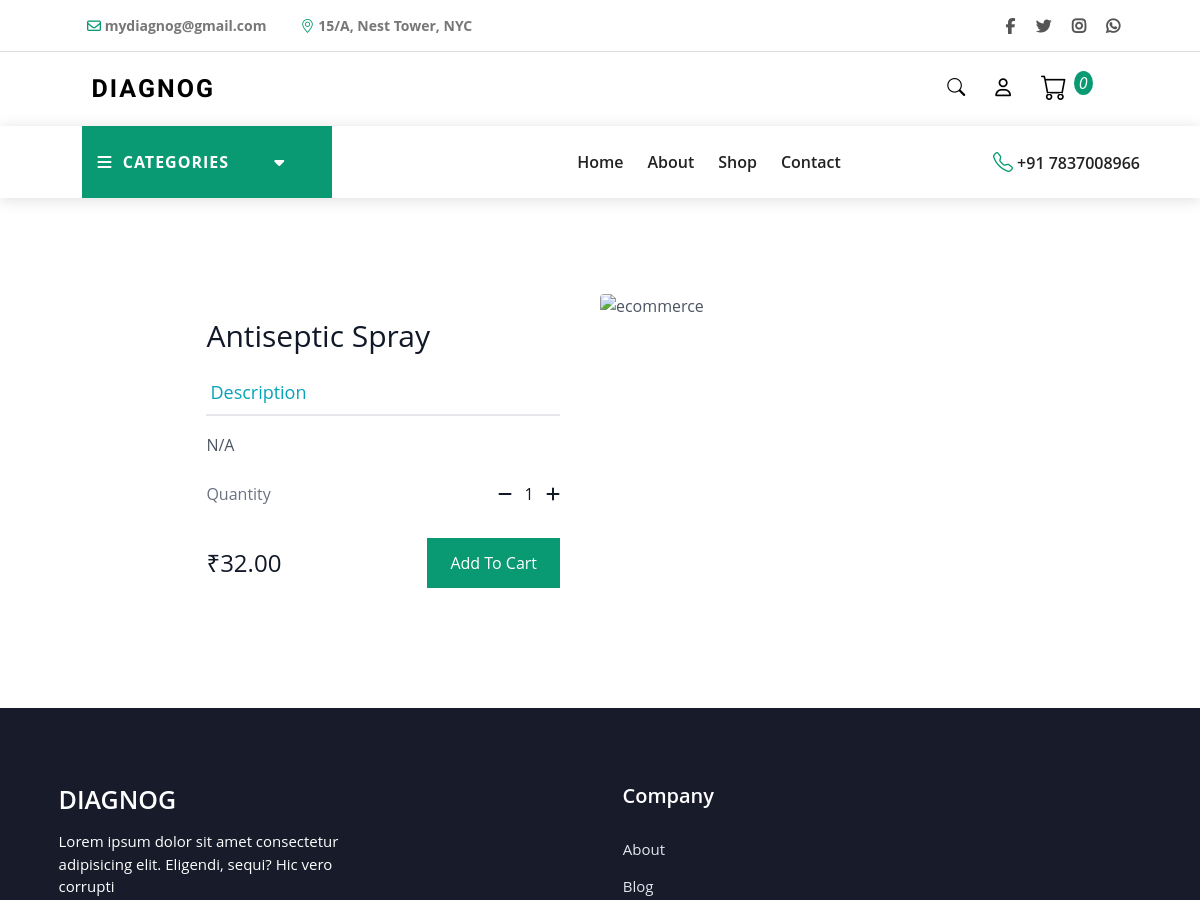
/product-description/1 (upper part), run on an earlier commit of the app's database.
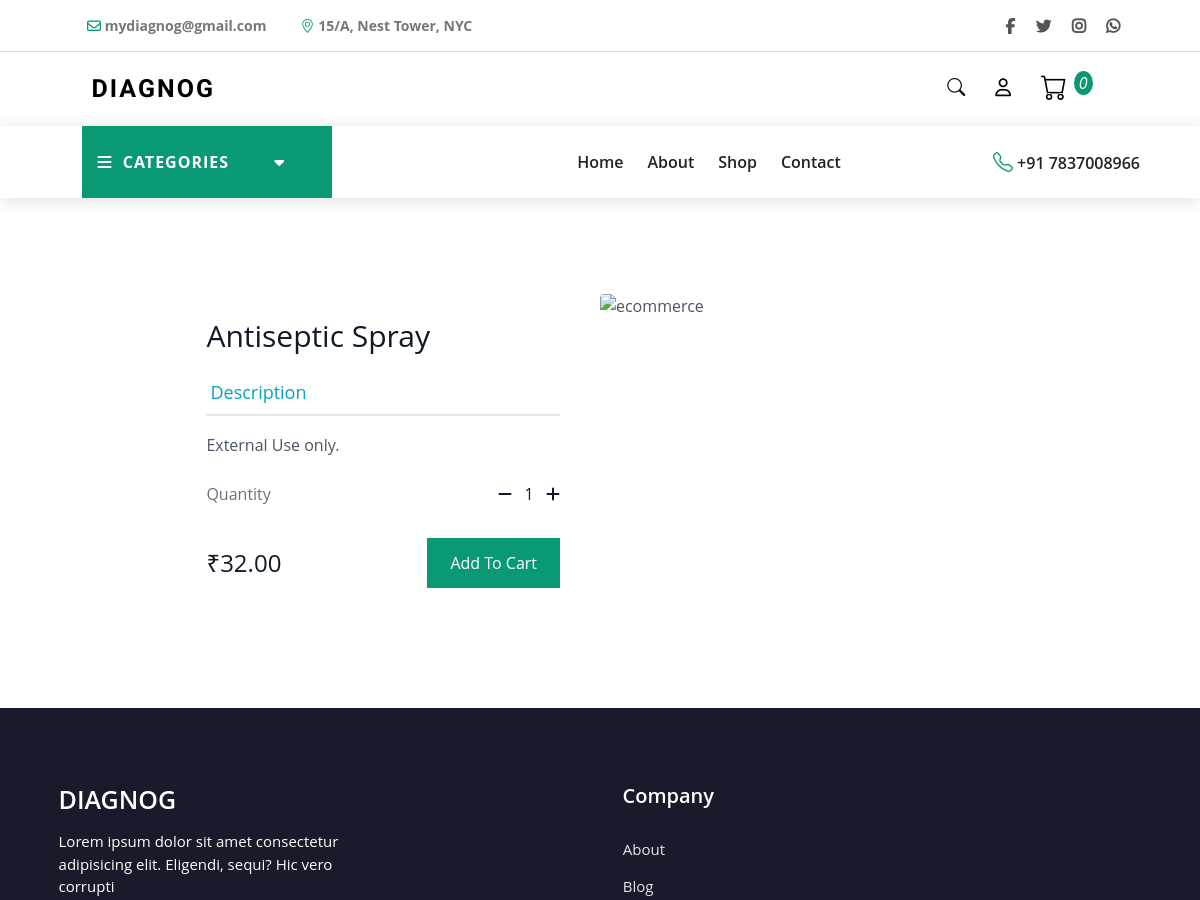
And on a later commit of the database.
### product/models.py (models this page shows, shortened)
class Products(models.Model):
    name = models.CharField(max_length=255, null=True)
    base_price = models.CharField(max_length=100, null=True)
    price = models.CharField(max_length=100, null=True)
    description = models.TextField(null=True, blank=True)
    created_at = models.DateField(auto_now_add=True)

### product/views.py (the view)
def productDescription(request, id=None):
    data = Products.objects.filter(id=id).first()
    image = ProductImages.objects.filter(name=data.id).first()
    image_url = 'https://diagnog-media.s3.us-east-1.amazonaws.com/' + \
        str(image.image)
    data.image = image_url
    added_by = Profile.objects.filter(id=request.user.id).first()
    if added_by:
        cart = Cart.objects.filter(added_by=added_by,status='Pending')
        cart_count = cart.count()
    else:
        cart_count = 0
    return render(request, 'index/description.html', {"data": data,"cart_count":cart_count})

### templates/index/description.html (shortened to what this page needs)
{% extends 'index/base.html' %} {% load static %} {% block body %}
<html lang="en">
  <body>
    <section class="description">
      <section class="text-gray-600 body-font overflow-hidden">
        <div class="container px-5 py-24 mx-auto">
          <div class="lg:w-4/5 mx-auto flex flex-wrap-reverse">
            <div
              class="lg:w-1/2 w-full lg:pr-10 lg:py-6 mb-6 lg:mb-0 lg:mt-0 mt-12"
            >
              <h1 class="text-gray-900 text-3xl title-font font-medium mb-4">
                {{data.name}}
              </h1>
              <div class="flex mb-4">
                <a class="flex-grow border-b-2 py-2 text-lg px-1"
                  >Description</a
                >
              </div>
              <p class="leading-relaxed mb-4">{{data.description}}</p>
              <div class="flex mb-6 py-2">
                <span class="text-gray-500">Quantity</span>
                <span class="ml-auto text-gray-900"
                  ><button
                    class="button is-primary is-outlined"
                    name="minus_button"
                    id="minus_button"
                    onclick="minus_product()"
                  >
                    <i class="fas fa-minus"></i></button
                  >&nbsp;&nbsp;
                  <span name="quantity" id="quantity">1 </span
                  >&nbsp;&nbsp;<button
                    class="button is-primary is-outlined"
                    name="add_button"
                    name="add_button"
                    onclick="add_product()"
                  >
                    <i class="fas fa-plus"></i></button
                ></span>
              </div>
              <div class="flex items-center">
                <span class="title-font font-medium text-2xl text-gray-900"
                  >₹<span name="total_price" id="total_price"
                    >{{data.price}}</span
                  >
                </span>
                <button
                  class="flex ml-auto items-center a"
                  onclick="add_to_cart()"
                >
                <a style="color: inherit;">Add To Cart</a>
                </button>
              </div>
            </div>
            <img
              alt="ecommerce"
              class="lg:w-1/2 w-full lg:h-auto h-auto object-cover object-center rounded"
              name="product_img"
              id="product_img"
              src="{{data.image}}"
            />
          </div>
        </div>
      </section>
    </section>
  </body>
</html>
{% endblock %}

### templates/index/base.html (shortened to what this page needs)
<!DOCTYPE html>
{% load static %}
<html lang="en">
  <head>
    <link rel="stylesheet" href="{% static 'css/index.css' %}" />
    <link rel="stylesheet" href="{% static 'css/description.css' %}" />
    <link rel="stylesheet" href="{% static 'css/signin.css' %}" />
    <link rel="stylesheet" href="{% static 'css/jquery.rateyo.min.css' %}" />
    <link
      rel="stylesheet"
      href="https://cdn.jsdelivr.net/npm/bootstrap-icons@1.8.1/font/bootstrap-icons.css"
    />
    <script src="https://cdn.tailwindcss.com"></script>
    <link
      rel="stylesheet"
      href="https://unpkg.com/flickity@2/dist/flickity.min.css"
    />
  </head>
  <body>
    <div class="info-lang">
      <div class="info">
        <a href="mailto:mydiagnog@gmail.com">
          <i class="fa-regular fa-envelope"></i>
          <span>mydiagnog@gmail.com</span>
        </a>
        <a href="#">
          <i class="bi bi-geo-alt"></i>
          <span>15/A, Nest Tower, NYC</span>
        </a>
      </div>
      <div class="lang">
        <ul class="socio">
          <li>
            <a href="#"><i class="fa-brands fa-facebook-f"></i></a>
          </li>
          <li>
            <a href="#"><i class="fa-brands fa-twitter"></i></a>
          </li>
          <li>
            <a href="#"
              ><i style="font-weight: 900" class="fa-brands fa-instagram"></i
            ></a>
          </li>
          <li>
            <a href="#"
              ><i style="font-weight: 900" class="fa-brands fa-whatsapp"></i
            ></a>
          </li>
        </ul>
      </div>
    </div>
    <div class="navbar">
      <a class="logo" href="/">
        DIAGNOG
      </a>
      <ul class="ico">
        <li>
          <a href="#" class="srch">
          </a>
        </li>
        <li>
          <a class="user" href="#"><i class="fa-regular fa-user"></i></a>
        </li>
        <li>
          <a href="#" class="btnCart1" onclick="showCart()"
            ><i class="bi bi-cart" style="font-size:26px;">&nbsp;<sup id='cart_count' style="padding:1px 5px;border-radius:50%;font-size:16px;background-color: #0a9a73;color:#fff;"></sup></i
              ></a>
        </li>
      </ul>
    </div>
    <nav class="navbar1">
      <div class="mrenu">
        <div id="item" onclick="cat()">
          <i style="margin-right: 5px" class="fa-solid fa-bars"></i> CATEGORIES
          <i style="margin-left: 40px" class="fa-solid fa-caret-down"></i>
        </div>
      </div>
      <div class="cover">
        <ul class="navlnks example">
          <li class="link">
            <a href="#">Home</a>
          </li>
          <li class="link">
            <a href="#">About</a>
          </li>
          <li class="link">
            <a href="#">Shop</a>
          </li>
          <li class="link">
            <a href="#">Contact</a>
          </li>
        </ul>
      </div>
      <div class="contact">
        <a href="tel:+0000000000"
          ><i class="bi bi-telephone"></i> <span>+91 7837008966</span></a
        >
      </div>
    </nav>
    {% block body %} {% endblock %}
    <footer>
      <div class="fotcont">
        <div class="intro text-white">
          <a href="#" class="mb-3 ft">DIAGNOG</a>
          <p class="mb-8">
            Lorem ipsum dolor sit amet consectetur adipisicing elit. Eligendi,
            sequi? Hic vero corrupti
          </p>
        </div>
        <div class="column text-slate-200">
          <h1 class="mb-6">Company</h1>
          <ul>
            <li><a href="#">About</a></li>
            <li><a href="#">Blog</a></li>
          </ul>
        </div>
      </div>
    </footer>
  </body>
</html>

### static/css/index.css (style rules this page uses)
* { padding: 0; margin: 0; box-sizing: border-box; list-style: none; text-decoration: none; font-family: "Open Sans", sans-serif; }
body { width: 100%; height: auto; }
.info-lang { display: flex; width: 100%; justify-content: space-between; align-items: center; border-bottom: 1px solid #ddd; line-height: 50px; }
.info { position: relative; left: 6%; }
.info a { display: inline-block; white-space: nowrap; margin: 0 15px; font-size: 14px; font-weight: 700; }
.info a i { color: #0a9a73; }
.info a span { color: #777; transition: 0.2s ease-in-out all; }
.lang { display: flex; position: relative; right: 6%; }
.socio { margin-left: 20px; }
.socio li { display: inline-block; }
.socio li a { padding: 5px; margin: 0 3px; font-size: 16px; color: #555; transition: 0.2s ease-in-out all; }
.navbar { width: 100%; padding: 0 5%; line-height: 70px; background-color: #fff; margin: auto; display: flex; align-items: center; justify-content: space-between; }
.navbar1 { z-index: 3; width: 100%; padding: 0 5%; line-height: 40px; position: relative; top: 0%; background-color: #fff; box-shadow: 0 2px 15px rgb(223, 223, 223); margin: auto; display: flex; align-items: center; justify-content: space-between; }
.contact i { color: #0a9a73; position: relative; top: 1px; font-size: 20px; }
.contact a { color: #222; font-weight: 600; }
.logo { font-family: "Plus Jakarta Sans", sans-serif; font-size: 25px; letter-spacing: 2px; font-weight: 600; position: relative; left: 2%; display: flex; justify-content: center; padding: 0px 10px; }
.navlnks { position: relative; left: 20%; }
.navlnks, .ico { display: flex; }
.navlnks li a { display: block; white-space: nowrap; margin: 0 5px; padding: 0 7px; font-weight: 600; color: #222; transition: 0.2s ease-in-out all; }
.ico { position: relative; right: 3%; }
.ico li a { padding: 10px; margin: 0 5px; font-size: 18px; color: #000; }
#item { background-color: #0a9a73; color: white; letter-spacing: 1px; font-weight: 700; padding: 16px; font-size: 16px; border: none; cursor: pointer; }
.mrenu { position: relative; left: 2%; width: 250px; max-width: 300px; display: inline-block; }
.example { -ms-overflow-style: none; scrollbar-width: none; }
footer { width: 100%; display: flex; justify-content: center; padding: 50px 3%; background-color: #171b2a; }
.fotcont { justify-content: space-between; width: 100%; display: flex; flex-wrap: wrap; margin: auto; }
footer .intro { width: 330px; padding: 2%; margin-bottom: 30px; }
footer .intro p, footer .intro a { display: block; font-size: 15px; transition: 0.3s ease-in-out all; }
footer .column { min-width: 180px; padding: 2%; margin-bottom: 30px; }
.column ul li a { display: block; font-size: 15px; margin-bottom: 10px; transform: translateX(-18px); transition: 0.3s ease-in-out all; }
.column ul li a::before { content: "//"; opacity: 0; font-size: 18px; transition: 0.3s ease-in-out all; visibility: hidden; position: relative; margin-right: 5px; color: #0a9a73; }
footer h1 { color: #fff; font-size: 20px; font-weight: 600; }
.ft { font-size: 25px !important; font-weight: 600; }
@media screen and (max-width: 1200px) { footer .column { width: 50%; } }

### static/css/description.css (style rules this page uses)
button.a { padding: 12px 22px; background-color: #0A9A73; border: 1px solid #0A9A73; color: #fff; transition: 0.3s ease-in-out all; }

### static/css/signin.css (style rules this page uses)
.container a { color: rgb(4, 164, 185); }

What changed in the data, as far as the page shows it:
changed Products "Antiseptic Spray": description "N/A" → "External Use only."
